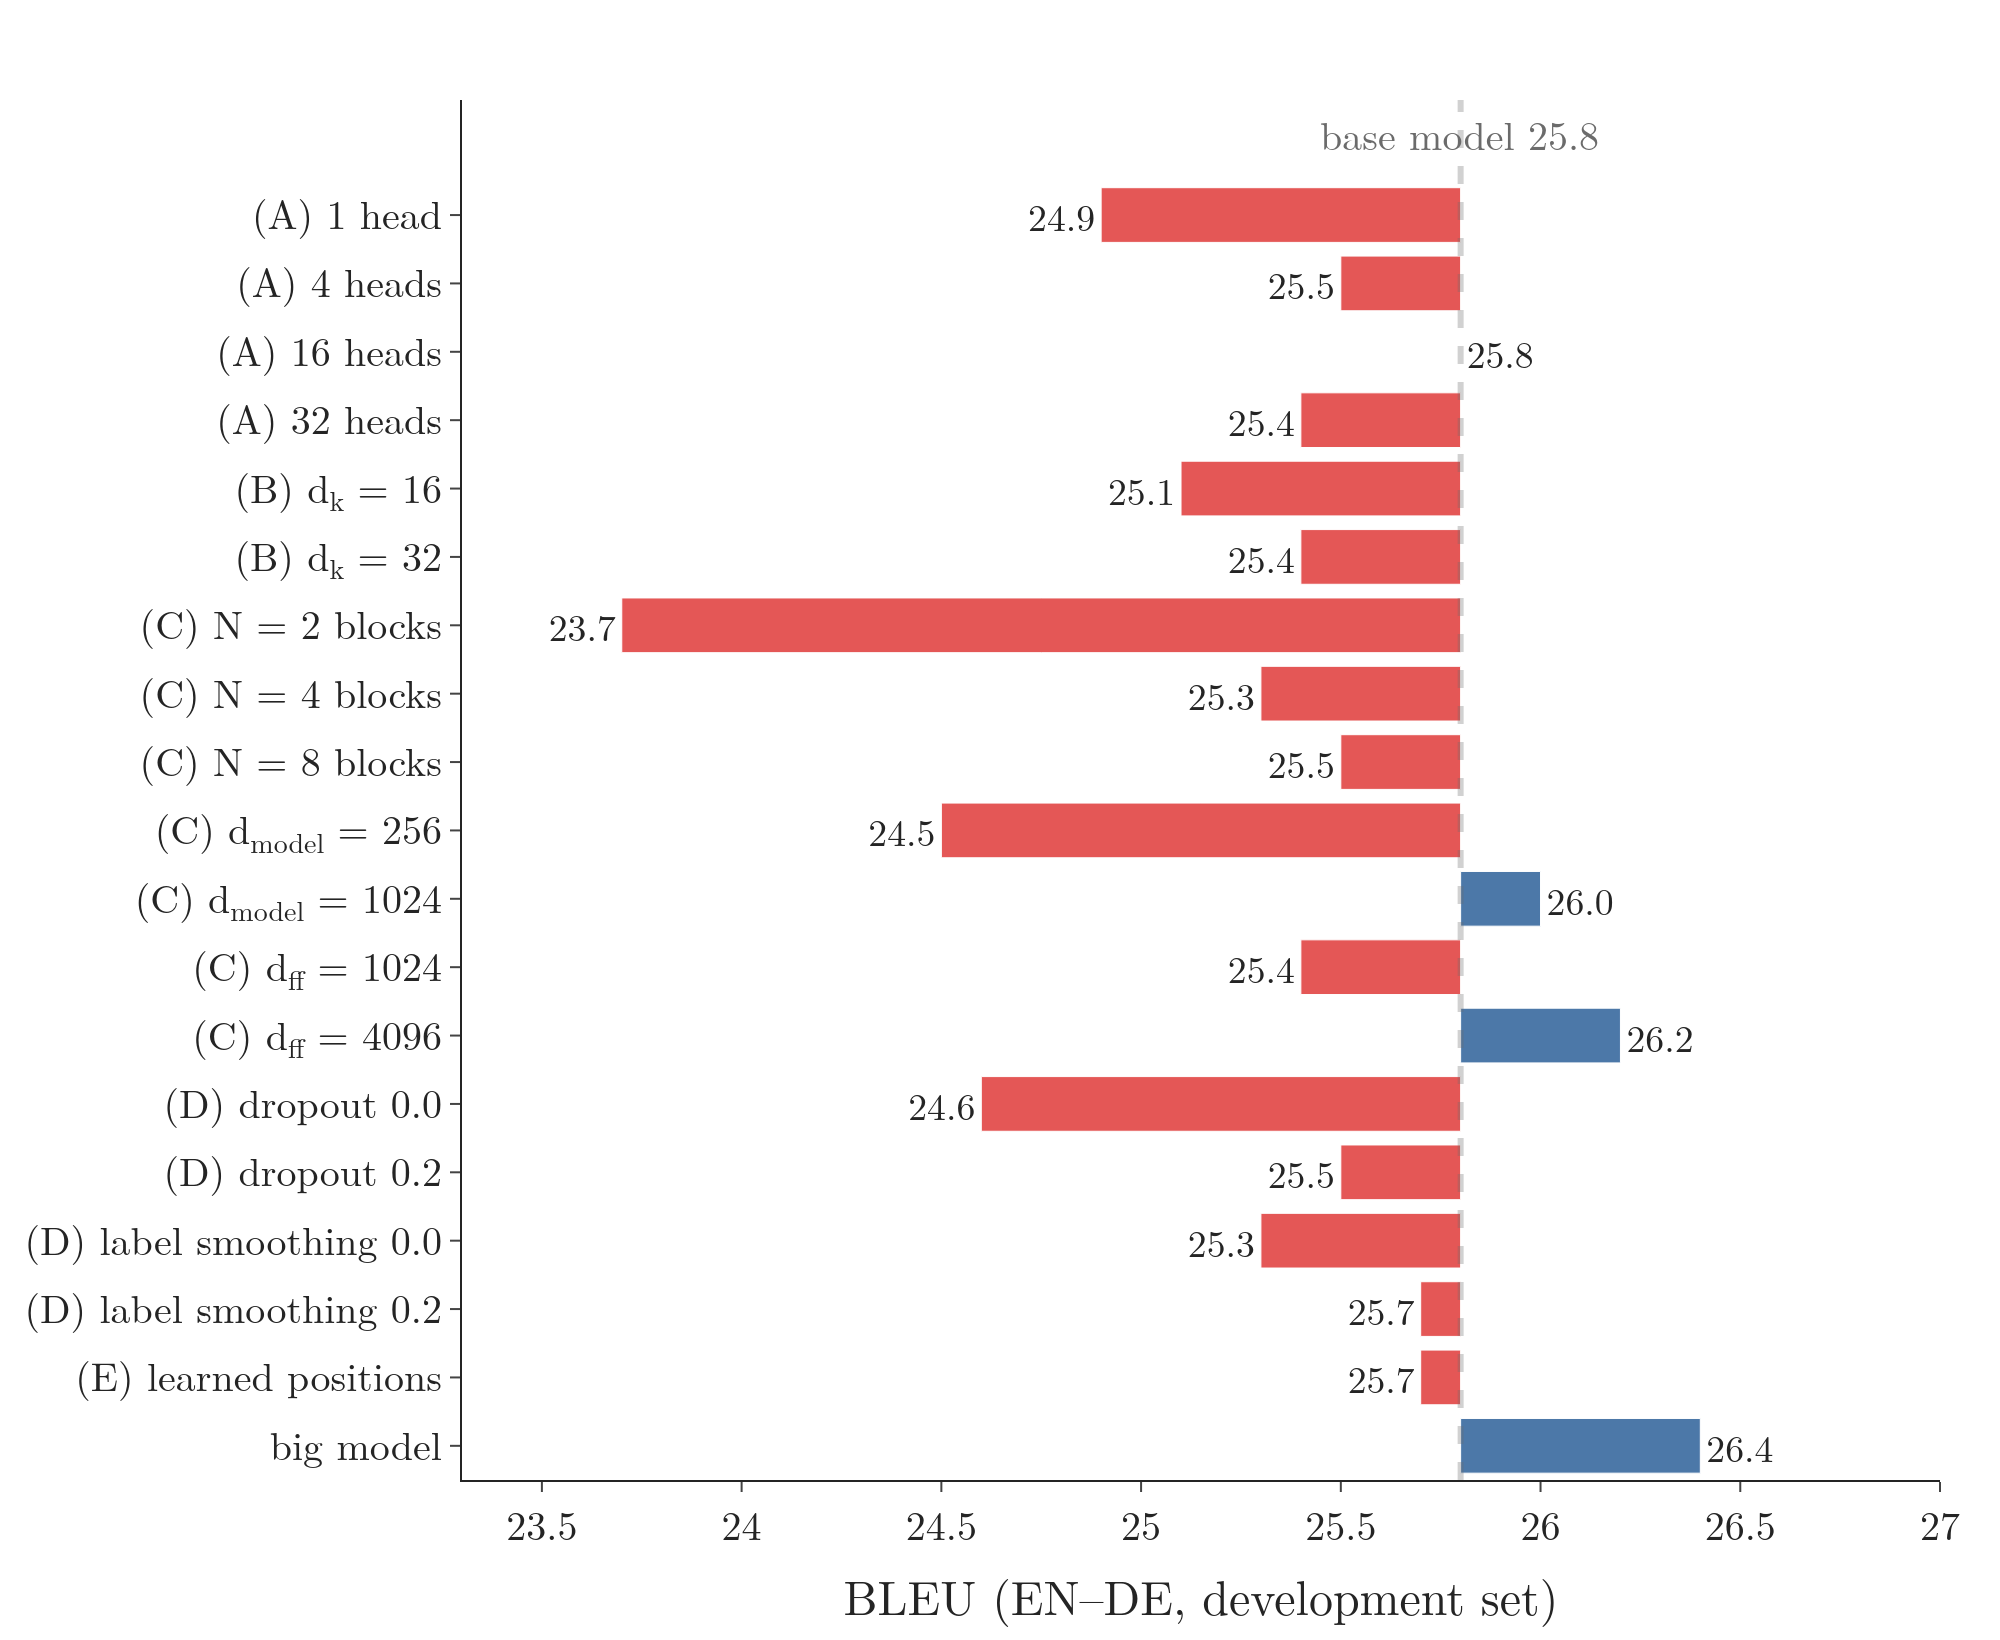

Here is the Python script that generated this plot:
"""Section 8.2: Table 3 of Vaswani et al. (2017), English-German development BLEU when one setting of the base model
(25.8) is changed at a time. Numbers typed from the paper, as in the Note's table.
Run: python table3.py  -> table3.png (Plotly horizontal bars around the base line)"""
from pathlib import Path

import plotly.graph_objects as go

from common import BLUE, GREY, RED

HERE = Path(__file__).parent
BASE = 25.8
rows = [("(A) 1 head", 24.9), ("(A) 4 heads", 25.5), ("(A) 16 heads", 25.8), ("(A) 32 heads", 25.4),
        ("(B) d<sub>k</sub> = 16", 25.1), ("(B) d<sub>k</sub> = 32", 25.4),
        ("(C) N = 2 blocks", 23.7), ("(C) N = 4 blocks", 25.3), ("(C) N = 8 blocks", 25.5),
        ("(C) d<sub>model</sub> = 256", 24.5), ("(C) d<sub>model</sub> = 1024", 26.0),
        ("(C) d<sub>ff</sub> = 1024", 25.4), ("(C) d<sub>ff</sub> = 4096", 26.2),
        ("(D) dropout 0.0", 24.6), ("(D) dropout 0.2", 25.5), ("(D) label smoothing 0.0", 25.3),
        ("(D) label smoothing 0.2", 25.7), ("(E) learned positions", 25.7), ("big model", 26.4)]
assert round(BASE - 24.9, 1) == 0.9                          # "single-head attention is 0.9 BLEU worse"
labels, vals = [r[0] for r in rows], [r[1] for r in rows]
fig = go.Figure(go.Bar(y=labels, x=[v - BASE for v in vals], base=BASE, orientation="h",
                       marker_color=[BLUE if v >= BASE else RED for v in vals],
                       text=[f"{v}" for v in vals], textposition="outside"))
fig.add_vline(x=BASE, line=dict(color=GREY, width=3, dash="dash"))
fig.add_annotation(x=BASE, y=-1.2, text="base model 25.8", showarrow=False, font=dict(size=20, color=GREY))
fig.update_yaxes(autorange="reversed")
fig.update_layout(template="simple_white", width=1000, height=820, font=dict(family="Latin Modern Roman", size=20),
                  xaxis=dict(title="BLEU (EN–DE, development set)", range=[23.3, 27.0]),
                  margin=dict(l=20, r=30, t=50, b=60))

if __name__ == "__main__":
    fig.write_image(HERE / "table3.png", scale=2)
